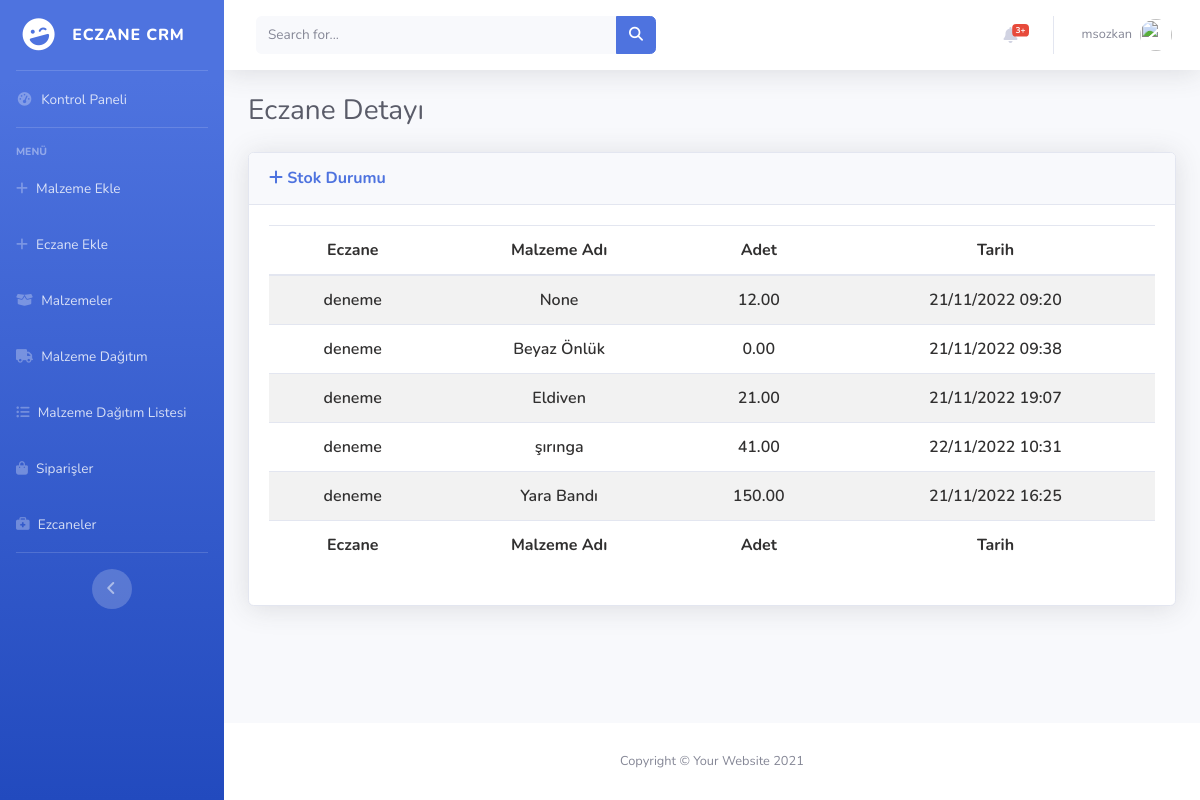
/edit/pharmacy/2/ (signed in), run on an earlier commit of the app's database.
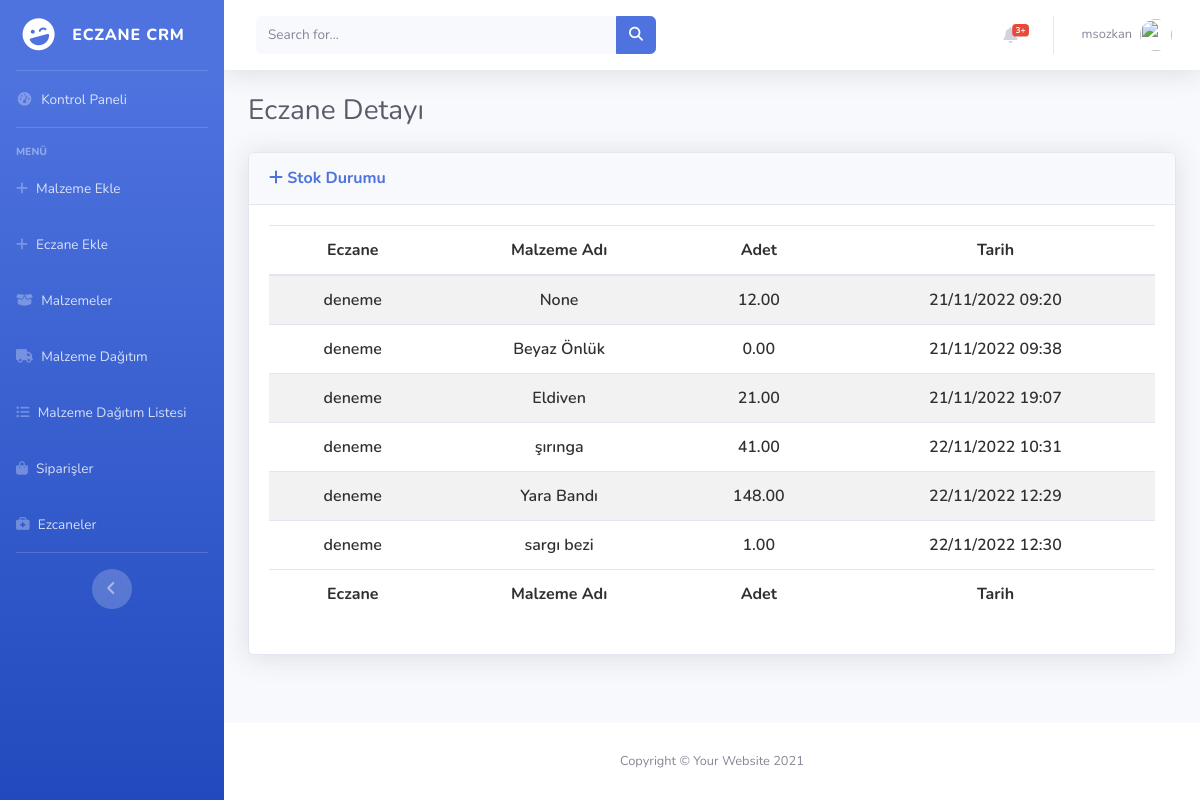
And on a later commit of the database.
### items/models.py (models this page shows, shortened)
class PharmacyStorage(models.Model):
    user = models.ForeignKey(User, on_delete=models.CASCADE)
    item_name = models.ForeignKey(Items, on_delete=models.SET_NULL,null=True)
    quantity=models.DecimalField(max_digits=10,decimal_places=2)
    status=models.BooleanField(default=True)
    created_at = models.DateTimeField(auto_now_add=True,null=True,blank=True)
    updated_at = models.DateTimeField(auto_now=True,null=True,blank=True)

class Items(models.Model):
    item_name=models.CharField(max_length=60)
    quantity=models.DecimalField(max_digits=10,decimal_places=2)
    status=models.BooleanField(default=True)
    created_at = models.DateTimeField(auto_now_add=True,null=True,blank=True)
    updated_at = models.DateTimeField(auto_now=True,null=True,blank=True)
    def __str__(self):
        return self.item_name

### accounts/views.py (the view)
# urls.py: path("edit/pharmacy/<int:pk>/",views.edit_pharmacy,name="edit_pharmacy"),
@admin_login_required(login_url = "pharmacy:dashboard")
def edit_pharmacy(request,pk):
    instance = get_object_or_404(User,id = pk)
    items=PharmacyStorage.objects.filter(user=instance)
    instance_profile = get_object_or_404(UserProfile,user = instance)
    form=UpdateUserForm(request.POST or None,instance = instance)
    form_profile=UserProfileForm(request.POST or None,instance = instance_profile)
    if request.method == 'POST':
        if form.is_valid and form_profile.is_valid:
            form.save()
            form_profile.save()
            messages.success(request,"Eczane başarılı bir şekilde güncellendi.")
            return HttpResponseRedirect(request.META.get('HTTP_REFERER', '/'))
    return render(request,"edit_pharmacy.html",{"form":form,"form_profile":form_profile,"instance":instance,"instance_profile":instance_profile,"items":items})

### accounts/forms.py
class UpdateUserForm(forms.ModelForm):
    username = forms.CharField(max_length=100,
                               required=True,
                               widget=forms.TextInput(attrs={'class': 'form-control form-control-user mb-2', 'placeholder':'Username',"type":"text",}))
    email = forms.EmailField(required=True,
                             widget=forms.TextInput(attrs={'class': 'form-control form-control-user mb-2', 'placeholder':'Email',"type":"email",}))
    class Meta:
        model = User
        fields = ['username', 'email']

### pharmacy/utils.py (called while the page is built, shortened)
def user_passes_test(
    test_func, login_url=None, redirect_field_name=REDIRECT_FIELD_NAME
):
    def decorator(view_func):
        @wraps(view_func)
        def _wrapped_view(request, *args, **kwargs):
            if test_func(request.user):
                return view_func(request, *args, **kwargs)
        return _wrapped_view
    return decorator

### accounts/templates/edit_pharmacy.html (shortened to what this page needs)
{% extends 'layout.html' %}
{% load static %}
{% block css %}
    <link href="https://cdn.datatables.net/1.12.1/css/dataTables.bootstrap5.min.css" rel="stylesheet"/>
    <link href="https://cdn.datatables.net/responsive/2.3.0/css/responsive.bootstrap5.min.css" rel="stylesheet" />
    <link href="https://cdn.datatables.net/buttons/2.2.3/css/buttons.dataTables.min.css" rel="stylesheet"/>
<link
  rel="stylesheet"
  href="https://cdnjs.cloudflare.com/ajax/libs/font-awesome/6.2.0/css/all.min.css"
/>
<link rel="stylesheet" href="{% static 'css/datatables_file.css'%}">
{% endblock  %}
{% block body %}
<div class="container-fluid">
    <h1 class="h3 mb-2 text-gray-800">Eczane Detayı</h1>
</div>
              <div class="container-fluid mt-4">
                <div class="card shadow mb-4">
                    <div class="card-header py-3">
                        <h6 class="m-0 font-weight-bold text-primary">
                            <i class="fa fa-plus"></i>
                            Stok Durumu
                         </h6>
                    </div>
                    <div class="card-body">
                        <div class="table-responsive">
                            <table
                            id="example"
                            class="table table-striped nowrap"
                            style="width: 100%!important">
                            <thead>
                                <tr>
                                  <th data-priority="1">Eczane</th>
                                  <th data-priority="2">Malzeme Adı</th>
                                  <th data-priority="3">Adet</th>
                                  <th data-priority="4">Tarih</th>
                                </tr>
                              </thead>
                              <tbody>
                                {% for item in items %}
                                <tr>
                                  <td>{{item.user}}</td>
                                  <td>{{item.item_name}}</td>
                                  <td>
                                    {{item.quantity}}
                                  </td>
                                  <td>
                                    {{item.updated_at|date:"d/m/Y H:i"}}
                                  </td>
                                </tr>
                                {% endfor %}
                              </tbody>
                              <tfoot>
                                <tr >
                                  <th>Eczane</th>
                                  <th>Malzeme Adı</th>
                                  <th>Adet</th>
                                  <th>Tarih</th>
                                </tr>
                              </tfoot>
                            </table>
                        </div>
                    </div>
                </div>
            </div>
{% endblock  %}

What changed in the data, as far as the page shows it:
changed PharmacyStorage "Yara Bandı": quantity "150.00" → "148.00"; updated_at "21/11/2022 16:25" → "22/11/2022 12:29"
added PharmacyStorage: user "deneme", item_name "sargı bezi", quantity "1.00", updated_at "22/11/2022 12:30"
